Frame 1 (no input): blank canvas, image omitted
Frame 60 (no input): blank canvas, image omitted
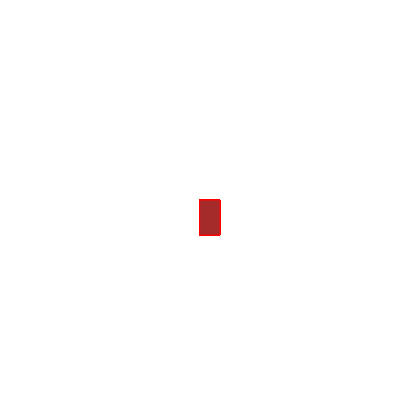
Frame 120 (the mouse pressed at the canvas centre since frame 60)

The p5.js sketch whose frames 1 and 60 were blank and that drew this single picture after the mouse press (run headless with seeded random() and noise() and a simulated clock; from frame 60 on, the mouse is pressed at the canvas centre):

// p5.js sketch
// ── sketch.js
function setup() {
    createCanvas(400, 400);
     background("white");
    
  }
  
  function draw() {
    stroke("red");
    fill ("brown"); 
    
    if (mouseIsPressed){
    rect(mouseX,mouseY,20,35);
    
    }
  }
